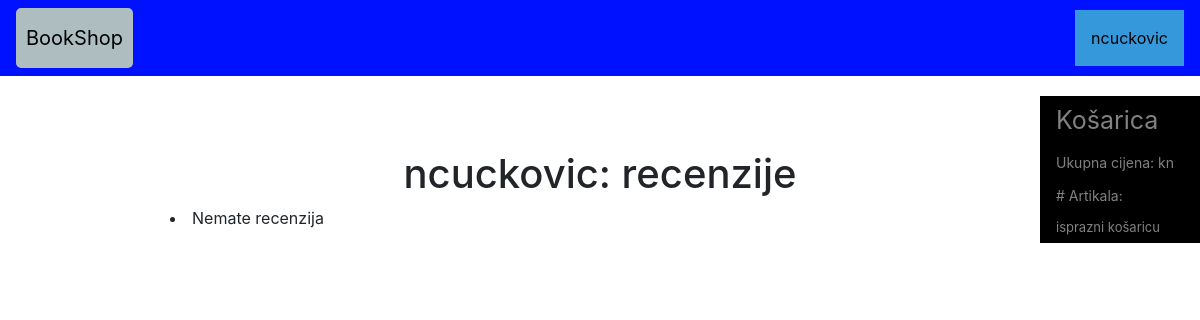
Before: /moje_recenzije (signed in) with the older database file.
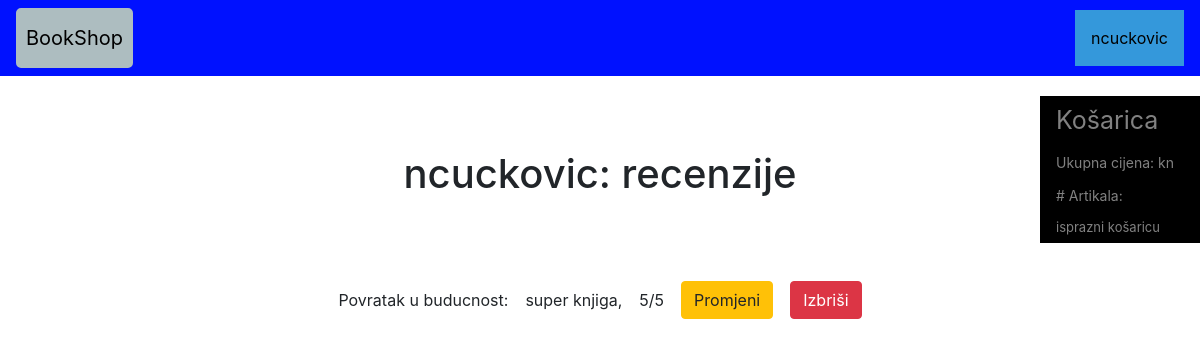
After: the same page with the newer database file.
### bookshopapp/models.py (models this page shows)
class Recenzija(models.Model):
    ocjena = models.IntegerField(null=True)
    komentar = models.CharField(max_length = 500)
    artikl = models.ForeignKey(Artikl, on_delete=models.CASCADE)
    user = models.ForeignKey(User, on_delete=models.SET_NULL, null=True, blank=True)

class Artikl(models.Model):
    naziv = models.CharField(max_length = 50)
    cijena = models.FloatField()
    opis = models.CharField(max_length = 256)
    slika = models.ImageField(default='')
    zanr = models.ForeignKey(Zanr, on_delete=models.CASCADE)
    autor = models.ForeignKey(Autor, on_delete=models.CASCADE)

### bookshopapp/views.py (the view)
# urls.py: path('moje_recenzije', RecenzijaListView.as_view(), name='recenzija-list'),
class RecenzijaListView(ListView):
    model = Recenzija
    template_name = "accounts/recenzija_list.html"
    paginate_by = 50  # if pagination is desired
    def get_context_data(self, **kwargs):
        context = super().get_context_data(**kwargs)
        return context
    def get_queryset(self):
        return Recenzija.objects.filter(user=self.request.user)

### bookshopapp/templates/accounts/recenzija_list.html
{% extends "bookshop/bookshop.html" %}
{% block content %}
  <div align=center>
    <h1>{{ user.get_username }}: recenzije</h1>
  </div>
  <table style="margin-top: 50px;border-collapse: separate;border-spacing: 15px;" align="center">
    <th></th><th></th><th></th><th></th><th></th>
    {% for recenzija in object_list %}
      <tr>
        <td>
          {{ recenzija.artikl.naziv }}:
        </td><td>
          {{ recenzija.komentar }},
        </td><td>
          {{ recenzija.ocjena }}/5
        </td><td>
          <a href="update_recenzija/{{recenzija.id}}" class="btn btn-warning" id = '{{recenzija.id}}'>Promjeni</a>
        </td><td>
          <a href="delete_recenzija/{{recenzija.id}}" class="btn btn-danger" id = '{{recenzija.id}}'>Izbriši</a>
        </td>
      </tr>
    {% empty %}
      <li>Nemate recenzija</li>
    {% endfor %}
  </table>
{% endblock %}

Changed rows visible on the page:
added Recenzija: artikl.naziv "Povratak u buducnost", komentar "super knjiga", ocjena "5"
Other visible differences:
text no longer shown: "Nemate recenzija"
